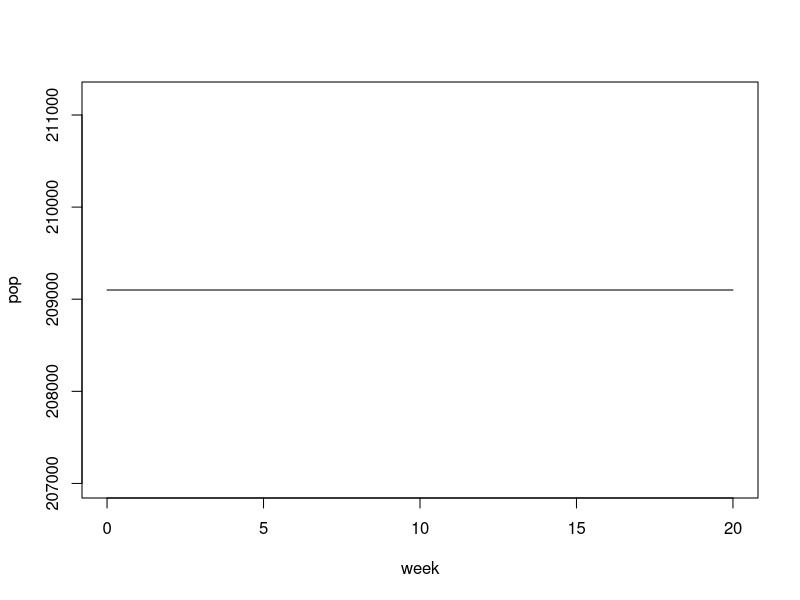
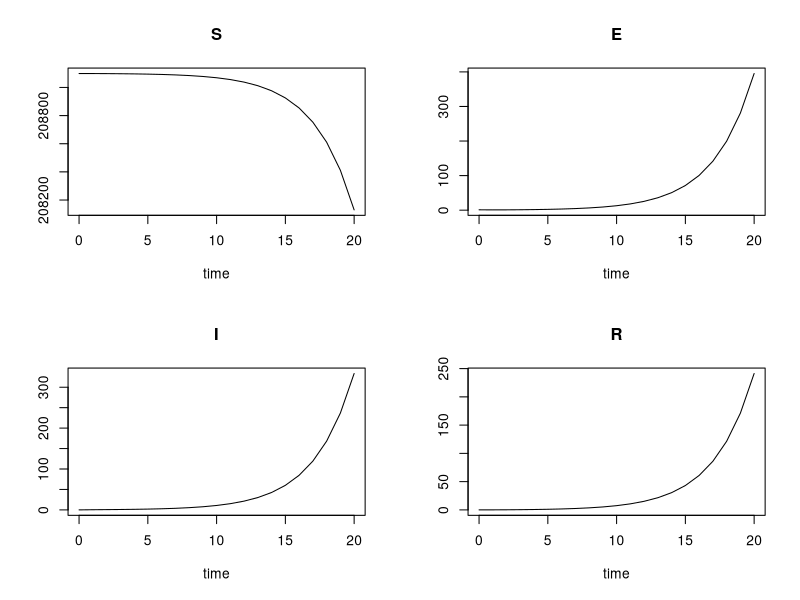
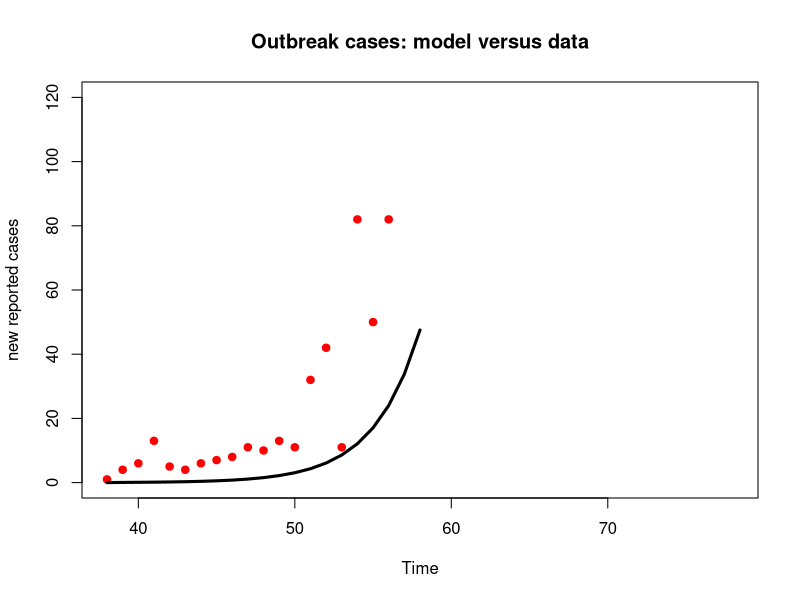

Reproduce these figures in R, in order.


library(deSolve)

# set up a function to solve and fit the model
HepE<-function(t, state, parameters) 
{
  with(as.list(c(state, parameters)),
       {
         # define variables
         P <- (S+E+I+R)
         beta<-(R0*(muo+tau)*(gamma+muo))/gamma
         lam <- beta*I/P
         
         # rate of change
         dS <- mui*P-muo*S-lam*S+omega*R
         dE <- -muo*E+lam*S-gamma*E
         dI <- -muo*I+gamma*E-tau*I
         dR <- -muo*R+tau*I-omega*R
         
         # return the rate of change
         list(c(dS, dE, dI, dR))
       }
  ) 
}  

 # model initial conditions
  initP<-209100
  initE<-1
  initI<-0
  initR<-0
  initS<-initP-initE-initI-initR
  state <- c(S = initS, E=initE, I = initI,R = initR)
  
  # model parameters
  parameters <- c(mui=(1/(50*52)),    # birth
                  muo=(1/(50*52)),    # death
                  R0= 4,              # basic reproduction number
                  omega=(1/(10*52)),  # rate of loss of immunity = 1/(average duration of immunity)
                  gamma=(1/2),        # rate of movement from latent to infectious stage = 1/(average latent period)
                  tau=(1/4),          # rate of recovery = 1/(average duration of infection)
                  report=1/7         # proportion of all infections that are reported
  )
  
 
  # define the number of weeks to run the model
  times <- seq(0, 20, by = 1)
  # solve the ODEs
  out <- ode(y = state, times = times, func = HepE, parms = parameters)
  
  pop<-out[,"S"]+out[,"E"]+out[,"I"]+out[,"R"]  
  plot(out[,"time"],pop,type='l',xlab='week')
  plot(out)
#map with real data
  cases <- read.csv('hepEdata_begin.csv')
  week_start <- 38
  week_stop <- 78
  dev.new()
  plot(cases$week,cases$new.case,pch=19,col='red',xlim=c(week_start,week_stop),ylim=c(0,120),main = "Outbreak cases: model versus data",xlab = "Time",ylab="new reported cases")
#work out incidence
  beta  <- (parameters["R0"]*(parameters["muo"]+parameters["tau"])*(parameters["gamma"]+parameters["muo"]))/parameters["gamma"]
  lam <- beta*out[,"I"]/pop
  inc <- parameters["report"]*lam*out[,"S"]
#plot model output onto data  
  lines(out[,"time"]+week_start,inc,lwd=3)


  


  
   

  
